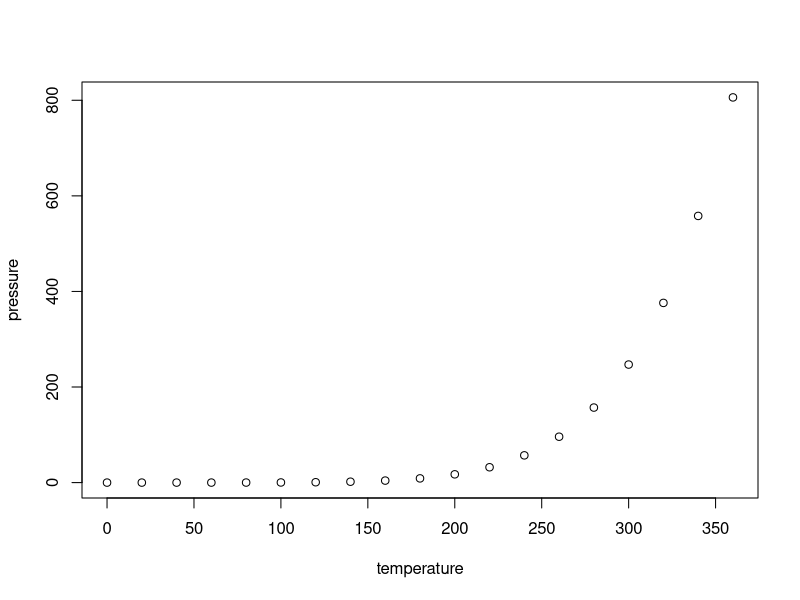
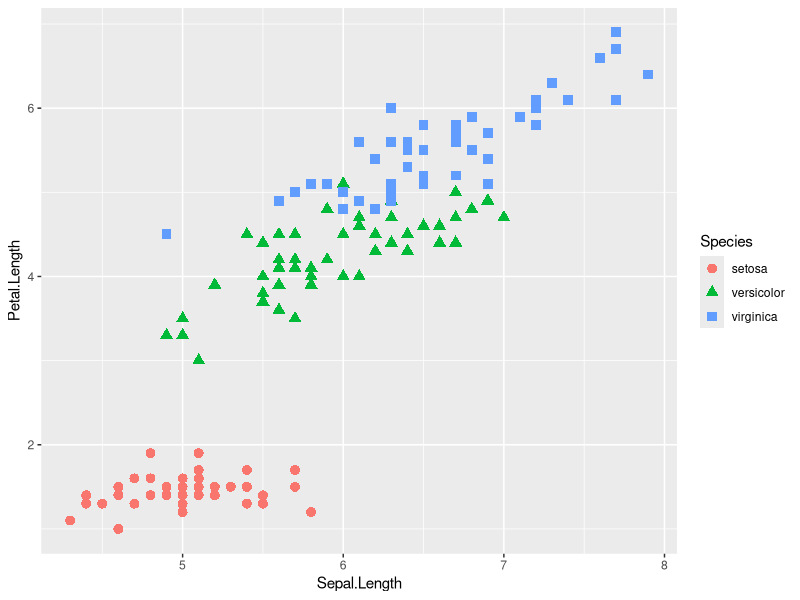
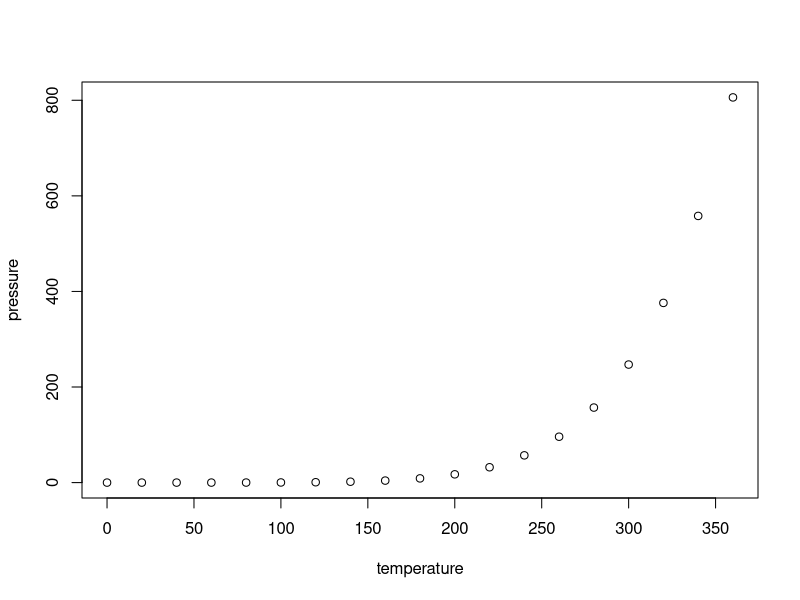
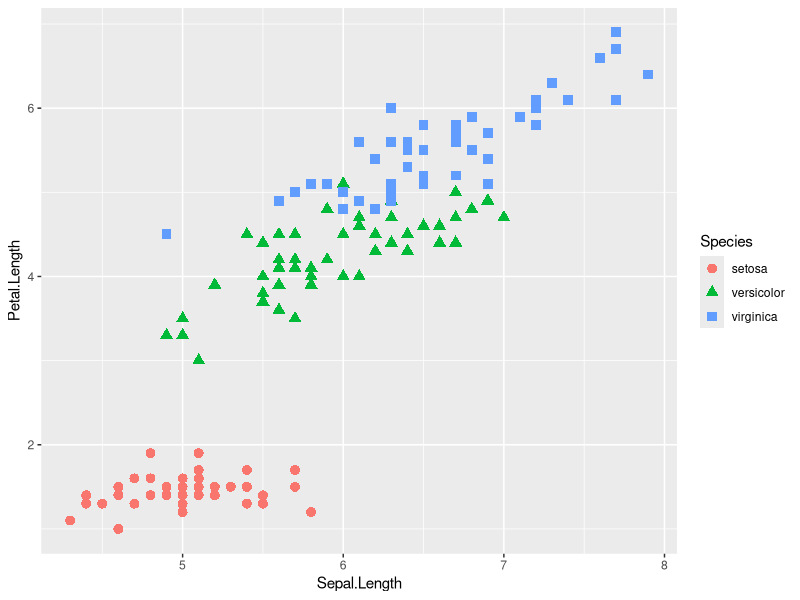

Write R code to recreate these figures, in order.
## ---- chunk 1
knitr::opts_chunk$set(echo = FALSE)
## ---- chunk 2
plot(pressure)
## ---- chunk 3
library(ggplot2)

ggplot(iris, aes(x = Sepal.Length, y = Petal.Length, shape = Species, col = Species)) + geom_point(size=3)

## ---- chunk 4
summary(cars)
## ---- chunk 5
plot(pressure)
## ---- chunk 6

library(ggplot2)

ggplot(iris, aes(x = Sepal.Length, y = Petal.Length, shape = Species, col = Species)) + geom_point(size=3)

